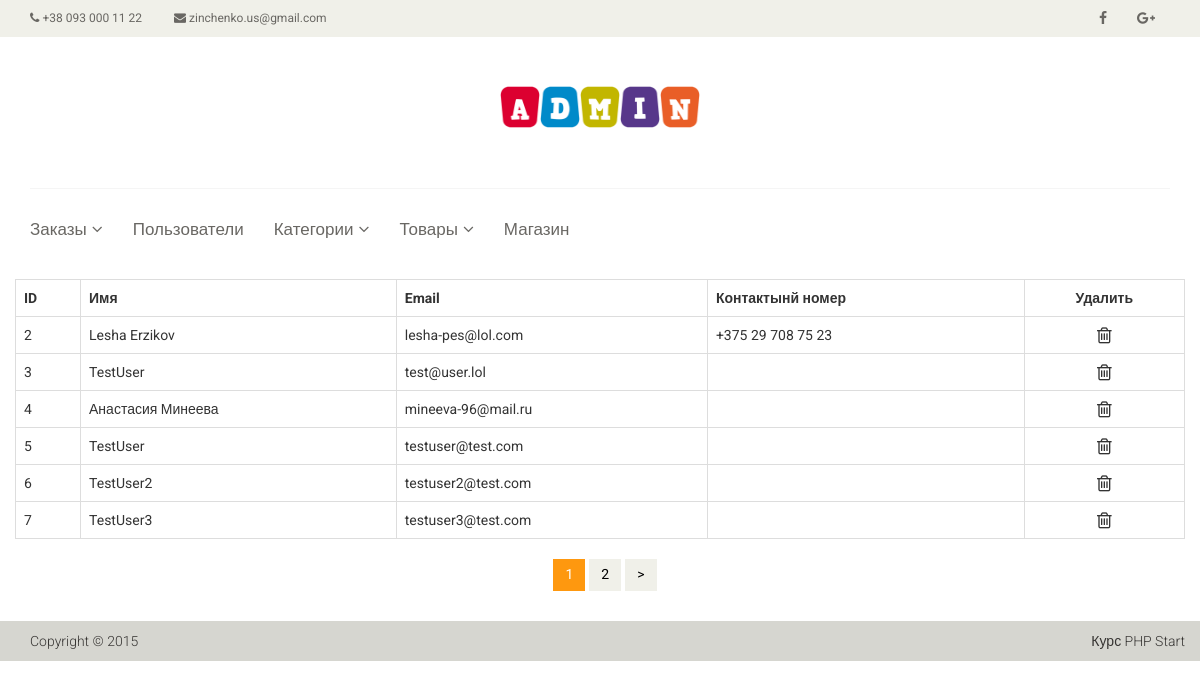
The page /admin/users (signed in) on the database as committed earlier.
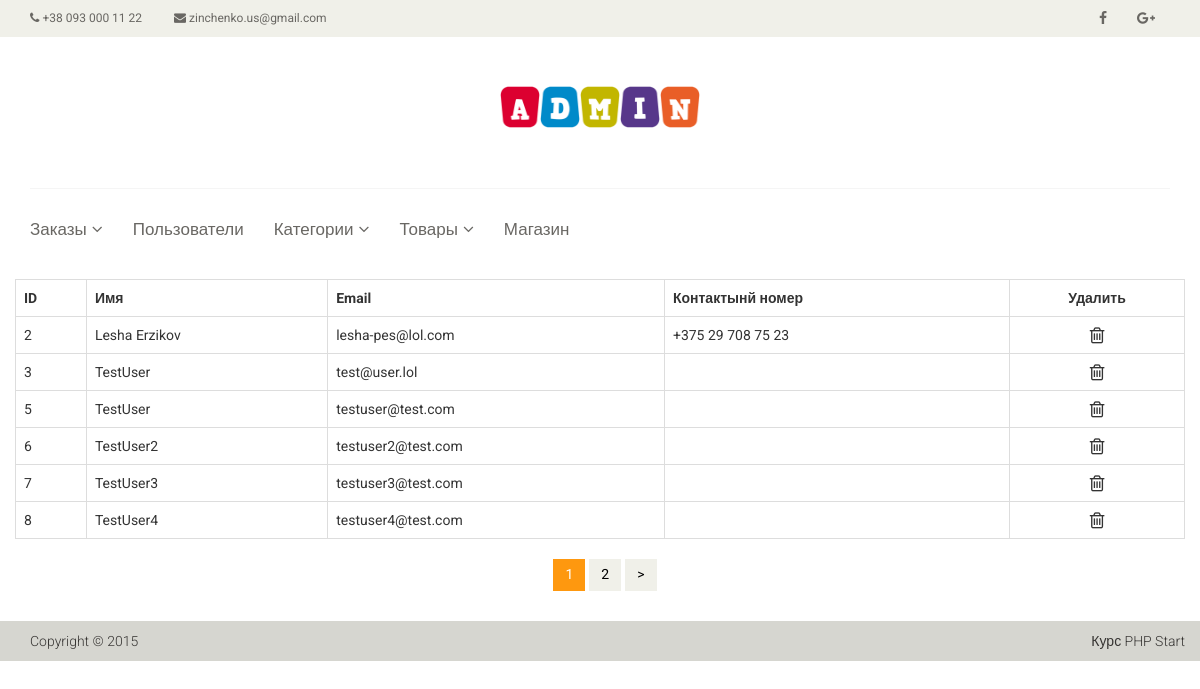
The same page on the database as committed later.
### tables this page shows
CREATE TABLE `users` (
  `id` int(11) NOT NULL,
  `name` varchar(20) NOT NULL,
  `email` varchar(50) NOT NULL,
  `password` varchar(255) NOT NULL,
  `order_products` text,
  `number` varchar(20) DEFAULT NULL,
  `admin` tinyint(1) NOT NULL DEFAULT '0'
);

### controllers/AdminUsersController.php (called while the page is built, shortened)
<?php
class AdminUsersController extends AdminBaseController
{
    public function actionIndex(int $currentPage = 1)
    {
        $total = User::getTotalUsers();
        $limit = 6;
        $pagination = new Pagination($total, $currentPage, $limit, 'page-');
        $users = User::getAllUsers($currentPage, $limit);
        $this->view->render('admin/users/index', array('users' => $users, 'pagination' => $pagination));
        return true;
    }
}

### components/Router.php (called while the page is built, shortened)
<?php
Class Router
{
    private $routes;
    public function __construct()
    {
        $routesPath = ROOT."/config/routes.php";
        $this->routes = include($routesPath);
    }
    public function run()
    {
        $uri = $this->getURI();
        foreach ($this->routes as $uriPattern => $path) {
            if (preg_match("~^$uriPattern$~", $uri)) {
                $internalRoute = preg_replace("~$uriPattern~", $path, $uri);
                $segments = explode('/', $internalRoute);
                $controllerName = 'controllers\\'.ucfirst(array_shift($segments).'Controller');
                $actionName = 'action'.ucfirst(array_shift($segments));
                $parametrs = $segments;
                $controllerObject = new $controllerName();
                $result = call_user_func_array(array($controllerObject, $actionName), $parametrs);
                if ($result) {
                    break;
                }
            }
        }
    }
    private function getURI()
    {
        if (!empty($_SERVER['REQUEST_URI'])) {
				return trim($_SERVER['REQUEST_URI'], '/');
		}
	}
}

### index.php (called while the page is built, shortened)
<?php
$route = new Router();
$route->run();

### models/User.php (called while the page is built, shortened)
<?php
Class User
{
    public static function getAllUsers($currentPage, $limit)
    {
        $db = Database::getConnection();
        $offset = ($currentPage-1)*$limit;
        $query = $db->prepare('SELECT id, name, email, number, admin FROM users LIMIT :limit OFFSET :offset');
        $query->execute(array('limit' => $limit, 'offset' => $offset));
        $result = $query->fetchAll();
        return $result;
    }
    public static function getTotalUsers()
    {
        $db = Database::getConnection();
        $query = $db->query('SELECT count(id) AS count FROM users');
        $result = $query->fetch();
        return $result['count'];
    }
}

### views/admin/users/index.php (the view)
<section>
    <div class="container">
        <div class="row">
            <table class="table table-bordered">
                <tr>
                    <th>ID</th>
                    <th>Имя</th>
                    <th>Email</th>
                    <th>Контактынй номер</th>
                    <th  class='text-center'>Удалить</th>
                </tr>
                <?php foreach ($users as $user): ?>
                    <tr>
                        <td><?= $user['id'] ?></td>
                        <td><?= $user['name'] ?></td>
                        <td><?= $user['email'] ?></td>
                        <td><?= $user['number'] ?></td>
                        <td class='text-center'>
                            <a href="#" onclick="deleteUser(this); return false;" class="icon" data-id="<?= $user['id'] ?>" >
                                <i class="fa fa-trash-o fa-lg" aria-hidden="true"></i>
                            </a>
                        </td>
                    </tr>
                <?php endforeach; ?>
            </table>
            <div class="text-center"><?= $pagination->get(); ?></div>
        </div>
    </div>
</section>

### components/Pagination.php (shortened to what the changed rows need)
<?php
class Pagination
{
    private $max = 10;
    private $index = 'page';
    private $current_page;
    private $total;
    private $limit;
    public function __construct($total, $currentPage, $limit, $index)
    {
        $this->total = $total;
        $this->limit = $limit;
        $this->index = $index;
        $this->amount = $this->amount();
    }
    public function get()
    {
        $links = null;
        $limits = $this->limits();
        $html = '<ul class="pagination">';
        for ($page = $limits[0]; $page <= $limits[1]; $page++) {
            if ($page == $this->current_page) {
                $links .= '<li class="active"><a href="#">' . $page . '</a></li>';
            } else {
                $links .= $this->generateHtml($page);
            }
        }
        if (!is_null($links)) {
            if ($this->current_page < $this->amount)
                $links .= $this->generateHtml($this->amount, '&gt;');
        }
        $html .= $links . '</ul>';
        return $html;
    }
    private function generateHtml($page, $text = null)
    {
        if (!$text)
            $text = $page;
        $currentURI = rtrim($_SERVER['REQUEST_URI'], '/') . '/';
        $currentURI = preg_replace('~/page-[0-9]+~', '', $currentURI);
        return
                '<li><a href="' . $currentURI . $this->index . $page . '">' . $text . '</a></li>';
    }
    private function limits()
    {
        $left = $this->current_page - round($this->max / 2);
        $start = $left > 0 ? $left : 1;
        if ($start + $this->max <= $this->amount) {
            $end = $start > 1 ? $start + $this->max : $this->max;
        } else {
            $end = $this->amount;
            $start = $this->amount - $this->max > 0 ? $this->amount - $this->max : 1;
        }
        return
                array($start, $end);
    }
    private function setCurrentPage($currentPage)
    {
        $this->current_page = $currentPage;
    }
    private function amount()
    {
        return ceil($this->total / $this->limit);
    }
}

Rows that differ between the two databases and show on the page:
removed users: id "4", name "Анастасия Минеева", email "mineeva-96@mail.ru"
now on this page (row unchanged): users: id "8", name "TestUser4", email "testuser4@test.com"
